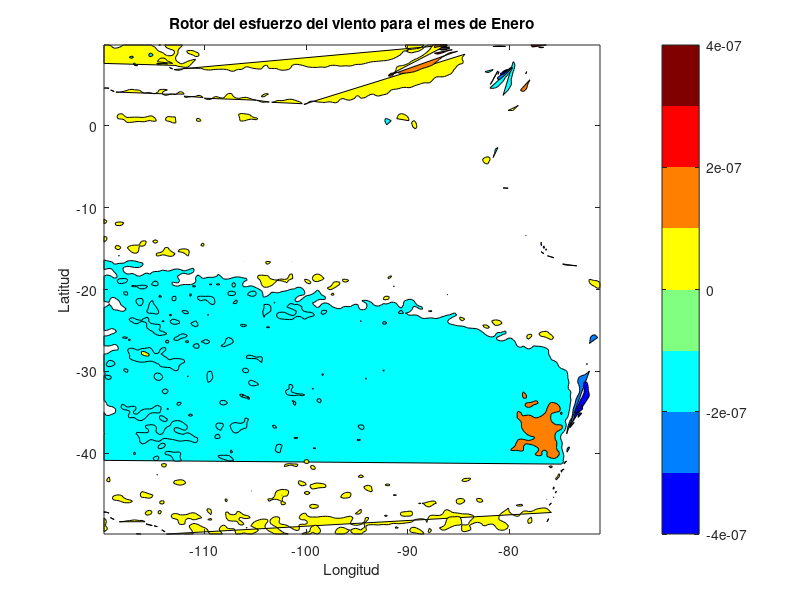

Write the MATLAB code that produced this figure. (Note: this script raises an error after producing the figure.)
%A partir de los datos de rotor del esfuerzo del viento (en el archivo 
%WSCurlPSO_12.mat) Estime las velocidades verticales w, asociadas al bombeo de 
%Ekman. Use una densidad típica de 1025 kg m-3
%y el valor correspondiente a cada latitud 
%para el parámetro de Coriolis.

%en el archivo tenemos latitudes, longitudes 

%y WSCurl es una matriz de longitudxlatitudxrotoresfuerzoviento
clc
clear all

load('WSCurlPSO_12');
%la pasamos al orden que corresponde 
WSCurl=WSCurl*(10^-7);


%%
%a) Grafique los campos originales del rotor para las distintas estaciones del año. Compare 
%sus resultados con los obtenidos por Bakun y Nelson (1991).

%saco las distintas estaciones, verano, invierno, otoño, primavera 

%pensando que el primer mes es enero


%saco el rotor solo para enero
roenero=WSCurl(:,:,1);

figure()
contourf(lon1, lat1, roenero', 'LineColor', 'k')
colormap(jet(8))
colorbar
title('Rotor del esfuerzo del viento para el mes de Enero')
xlabel('Longitud')
ylabel('Latitud')
caxis([-4*(10^-7) 4*(10^-7)])
axis tight



%verano: diciembre enero febero marzo
%otoño: marzo abril mayo junio 
%invierno: junio julio agosto septiemb re.
%primavera: septiembre octubre noviembre diciembre

%saco los rotores para verano 
rover=WSCurl(:,:,[12, 1, 2, 3]);
%saco la media 
mediarover=nanmean(rover,3);

%saco los rotores para otoño
root=WSCurl(:,:,[3, 4, 5, 6]);
%saco la media 
mediaroot=nanmean(root,3);

%saco los rotores para invierno 
roinv=WSCurl(:,:,[6, 7, 8, 9]);
%saco la media 
mediaroinv=nanmean(roinv,3);

%saco los rotores para primavera 
ropri=WSCurl(:,:,[9, 10, 11, 12]);
%saco la media 
mediaropri=nanmean(ropri,3);

%grafico con map

% figure()
% subplot(2,2,1)
% contourf(lon1, lat1, mediarover', 'LineColor', 'none')
% colormap('redbluecmap')
% colorbar
% title('Rotor del viento en Verano')
% xlabel('Longitud')
% ylabel('Latitud')
% caxis([-6*(10^-7) 6*(10^-7)])
% axis tight
% 
% subplot(2,2,2)
% contourf(lon1, lat1, mediaroot', 'LineColor', 'none')
% colormap('redbluecmap')
% colorbar
% title('Rotor del viento en Otoño')
% xlabel('Longitud')
% ylabel('Latitud')
% caxis([-6*(10^-7) 6*(10^-7)])
% axis tight
% 
% subplot(2,2,3)
% contourf(lon1, lat1, mediaroinv', 'LineColor', 'none')
% colormap('redbluecmap')
% colorbar
% title('Rotor del viento en Invierno')
% xlabel('Longitud')
% ylabel('Latitud')
% caxis([-2*(10^-7) 2*(10^-7)])
% axis tight
% 
% subplot(2,2,4)
% contourf(lon1, lat1, mediaropri', 'LineColor', 'none')
% colormap('redbluecmap')
% colorbar
% title('Rotor del viento en Primavera')
% xlabel('Longitud')
% ylabel('Latitud')
% caxis([-2*(10^-7) 2*(10^-7)])
% axis tight

  
%con pcolor se ve MUCHO mas lindo 

figure()
subplot(2,2,1)
pcolor(lon1, lat1, mediarover')
shading flat
colormap('jet')
colorbar
title('Rotor del viento en Verano')
xlabel('Longitud')
ylabel('Latitud')
caxis([-4*(10^-7) 4*(10^-7)])
axis tight

% Agregar la etiqueta de unidad al colorbar del subplot 1
c1 = colorbar;
ylabel(c1, '[Pa/m]');

subplot(2,2,2)
pcolor(lon1, lat1, mediaroot')
shading flat
colormap('jet')
colorbar
title('Rotor del viento en Otoño')
xlabel('Longitud')
ylabel('Latitud')
caxis([-4*(10^-7) 4*(10^-7)])
axis tight

% Agregar la etiqueta de unidad al colorbar del subplot 2
c2 = colorbar;
ylabel(c2, '[Pa/m]');

subplot(2,2,3)
pcolor(lon1, lat1, mediaroinv')
shading flat
colormap('jet')
colorbar
title('Rotor del viento en Invierno')
xlabel('Longitud')
ylabel('Latitud')
caxis([-4*(10^-7) 4*(10^-7)])
axis tight

% Agregar la etiqueta de unidad al colorbar del subplot 3
c3 = colorbar;
ylabel(c3, '[Pa/m]');

subplot(2,2,4)
pcolor(lon1, lat1, mediaropri')
shading flat
colormap('jet')
colorbar
title('Rotor del viento en Primavera')
xlabel('Longitud')
ylabel('Latitud')
caxis([-4*(10^-7) 4*(10^-7)])
axis tight

% Agregar la etiqueta de unidad al colorbar del subplot 4
c4 = colorbar;
ylabel(c4, '[Pa/m]');

%% 1.2 b
%Grafique el campo de wE en todo el dominio (excluya de sus cálculos de w la banda 
%ecuatorial entre -3°S 3°N). Destaque en la figura el contorno wE = 0 y analice sus
%resultados en términos de regiones de surgencia y sumergencia (hundimiento) e 
%%indique cómo afectan estos procesos la profundidad de la termoclina, haloclína y 
%picnoclina. Para su análisis use las secciones de temperatura, salinidad y densidad
%de WOCE en el Pacífico Sur P06, P18 y P19. Incluya algunas figuras de las 
%transectas en su análisis.


%% sacamos las velocidades verticales 
%ahora para lat, incluyendo la variacion del parametro de coriolis
rho=1025;
for j=1:240 %lat
for k=1:200 %lon
for i=1:12
    
w(k,j,i)=squeeze(WSCurl(k,j,i))/(rho*(2*7.29*(10^-5)*sind(lat1(j))));
%f(j)=(2*7.29*(10^-5)*sind(lat1(j)));
end
end
end

%sgy estan bien pq me da la mayoria negativa como deberia ser si tengo un
%rotor del viento positivo

%w es una matriz de 3x3 donde tengo las velocidades verticales en una
%grilla de 200x240x12 donde 200 es lon 240 lat 12 meses, es decir una
%velocidad mensual



%para eso voy a promediar mis velocidades verticales 
%asi obtengo una grilla de velocidad 
prow=nanmean(w, 3); %promedio anual de las velocidades verticales

%se elimina la banda 3°N y 3°S con operadores logicos 
a1=lat1<3 & lat1>-3;
prow(:,a1)=NaN; %para todas las lon, las lat que esten en 3 y -3 las llene de NaN 

%mas feo
% figure()
% contourf(lon1, lat1, prow', 'LineColor', 'none')
% hold on
% contour(lon1,lat1,prow',[0 0],'LineColor', 'k','linewidth',2)
% colormap(jet(8))
% colorbar
% caxis([])
% title('Promedio Anual de Velocidades Verticales')
% xlabel('Longitud')
% ylabel('Latitud')
% axis tight

%mas lindo
figure()
pcolor(lon1, lat1, prow')
shading flat
hold on
contour(lon1,lat1,prow',[0 0],'LineColor', 'k','linewidth',2)
colormap('jet')
title('Promedio Anual de Velocidades Verticales')
xlabel('Longitud')
ylabel('Latitud')
axis tight
colorbar
%caxis([-1e-5 1e-5])
caxis([-0.5e-5 0.5e-5])
%le pongo titulo al colorbar
c5 = colorbar;
ylabel(c5, 'm/s');


%% 2 Cálculo de la función de corriente de Sverdrup
%% a) 
%Calcule la componente meridional del transporte de Sverdrup (V ) en todo el dominio 
%usando los datos promedios de todo el periodo y la relación

%usando un valor promedio de beta
%ese valor promedio lo saque de dinamica de fluidos geof
% beta= 2*exp-11
clc;clear all
load('WSCurlPSO_12');
%la pasamos al orden que corresponde 
WSCurl=WSCurl*(10^-7);
beta=2*10^(-11); %m^-1s^-1
rho=1025;

%usamos ademas un rotor promedio 
mediarotor=nanmean(WSCurl,3);

%formula sacada de la tarea 
V = mediarotor/(rho*beta);

%asi ta mas feo

% figure()
% contourf(lon1, lat1, V', 'LineColor', 'k')
% colormap(jet(8)) % Utilizar la paleta de colores "jet" con 8 colores
% colorbar
% title('componente meridional del transporte de Sverdrup, REVISAR')
% xlabel('Longitud')
% ylabel('Latitud')
% axis tight

figure()
pcolor(lon1, lat1, V')
shading flat
colormap('jet')
colorbar
title('Transporte de Svedrup Meridional')
xlabel('Longitud')
ylabel('Latitud')
caxis([-15 15])
axis tight
c5 = colorbar;
ylabel(c5, 'm^2/s');

%% b 

% Integre numéricamente V(x,y0) con respecto a x en una latitud fija (y0) para obtener el 
% transporte meridional integrado en una sección zonal entre la costa de Sudamérica y una 
% posición (longitud) x. 

% 𝑉𝐼𝑛𝑡(𝑥, 𝑦0) = ∫ 𝑉(𝑥, 𝑦𝑜)𝑑𝑥 𝑥
% 𝑥𝑐𝑜𝑠𝑡𝑎 ,

% Realice sus cálculos para 𝑦𝑜 correspondiente a 20°S, 30°S y 40°S. Para las integraciones
% utilice la función de Matlab “cumtrapz.m” (en lugar de “cumsum.m”) (¿Por qué es 
% mejor cumtrapz.m?). 
% Grafique las curvas de la integral en función de x, compare y comente los resultados 
% obtenidos a distintas latitudes. 


%Si tengo que integrar con respecto a x quiere decir que tengo que integrar
%en longitud, 200 longitudes es decir x 


%lon1 va de -119 a -70 y yo para integrar tengo que hacerlo desde afuera de
%la costa, es decir tengo que dar ''vuelta'' mi vector columna para que
%vaya de -70 a -119

%OJO ES V lo que tienes que dar vuelta 
%como las ultimas filas corresponden a la costa y yo quiero integrar desde
%la costa hacia afuera de la costa, tengo que dar vuelta mi vector V 
clc;clear all
load('WSCurlPSO_12');
%la pasamos al orden que corresponde 
WSCurl=WSCurl;
beta=2*10^(-11); %m^-1s^-1
rho=1025; 
mediarotor=nanmean(WSCurl,3)*(10^-7);
V = mediarotor/(rho*beta);


VV=flipud(V);
%busco posiciones con NaN
indices_nan = isnan(VV);
% Reemplazar los elementos NaN por 0
VV(indices_nan) = 0;
lon2=flip(lon1);%aunque iwal damos vuelta nuestro vector lon
%parece que no es necesario darlo vuelta

%e integramos nuestra matriz VV pero como los NaN estarán arriba hacemos un
%pequeño arreglo 

%llenamos lo NaN con ceros, para asi no tener problemas al momento de
%integrar
d=diff(lon1);
distancia1=haversine(20.125,70.875,20.125+d(1,1),70.875+d(1,1));%20
distancia2=haversine(30.125,72.625,30.125+d(1,1),72.625+d(1,1));%30
distancia3=haversine(40.125,74.625,40.125+d(1,1),74.625+d(1,1));%30
y20=cumtrapz(lon1,VV(:,120))*distancia1; %120 pq en 120 esta la latitud 20, esto lo vi de mi matriz lat1
y30=cumtrapz(lon1,VV(:,80))*distancia2; %80 pq en la posicion 80 esta la latitud 30
y40=cumtrapz(lon1,VV(:,40))*distancia3;


%ahora que ya integre, mis valores 0 los vuelvo a NaN 
y20(y20==0)=NaN;
y30(y30==0)=NaN;
y40(y40==0)=NaN;

figure()
plot(lon2,y20/1e6,'m','linewidth',2) %lo divido en 1e6 para dejarlo en svedrup pq un svedrup es 1e6 m^3/s
hold on 
plot(lon2,y30/1e6,'c','linewidth',2)
plot(lon2,y40/1e6,'k','linewidth',2)
xlabel('longitud')
ylabel('Svedrup')
axis tight 
grid on 
legend('lat 20','lat 30','lat 40')



%% funcion corriente 
% Calcule la función de corriente 𝜓(𝑥, 𝑦) del transporte de Sverdrup. 
% Para una latitud y0 la función de corriente está dada por
% 𝜓(𝑥, 𝑦0) = ∫𝐤∙𝛁×𝛕/𝜌𝛽 𝑑𝑥′ + 𝜓(𝑥𝑐𝑜𝑠𝑡𝑎, 𝑦0)
% donde 𝜓(xcosta, y0) = 0, y x corresponde a las diferentes longitudes (en distancia).
% Grafique la función de corriente usando contornos

clc;clear all
load('WSCurlPSO_12');
%la pasamos al orden que corresponde 
WSCurl=WSCurl*(10^-7);
beta=2*10^(-11); %m^-1s^-1
rho=1025; 
mediarotor=nanmean(WSCurl,3);

V = mediarotor/(rho*beta);

VV=flipud(V);
lon2=flip(lon1);


% pasamos el vector de longitud en grados a distancia en metros


% Radio de la Tierra en metros
R = 6371e3; % Aproximadamente 6,371 kilómetros o 6,371,000 metros

% Convertir longitud en distancia en metros
lon1_rad = deg2rad(lon1);
distancia = R * lon1_rad;



%para poder integrar,los valores NaN los pasamos a cero
%busco posiciones con NaN
indices_nan = isnan(VV);
% Reemplazar los elementos NaN por 0
VV(indices_nan) = 0;

%integramos
psi = cumtrapz(distancia, VV);
%ahora que integramos vuelvo a colocar los valores NaN para asi en el
%grafico poder observar el continente 
psi(indices_nan)=NaN;
pssi=flipud(psi);


figure()
contourf(lon2, lat1, psi'/1e6, 'LineColor', 'k')
hold on
contour(lon1,lat1,pssi',[0 0],'LineColor', 'k','linewidth',4)
colormap(jet(8)) % Utilizar la paleta de colores "jet" con 8 colores
colorbar
title('Función Corriente')
xlabel('Longitud')
ylabel('Latitud')
axis tight

%este si q si
figure()
contourf(lon2, lat1, psi'/1e6, 'LineColor', 'k')
hold on
contour(lon1,lat1,pssi',[0 0],'LineColor', 'k','linewidth',4)
colormap(jet(8)) % Utilizar la paleta de colores "jet" con 8 colores
colorbar
title('Función Corriente')
xlabel('Longitud')
ylabel('Latitud')
axis tight

% Obtener las coordenadas de los contornos y sus valores
[C, h] = contour(lon2, lat1, psi'/1e6, 'LineColor', 'k');
clabel(C, h, 'Color', 'k', 'FontSize', 10, 'FontWeight', 'bold');

% Mostrar los valores de los contornos en el gráfico





figure()
pcolor(lon2, lat1, psi'/1e6)
shading flat
colormap('jet')
colorbar
title('Función corriente')
xlabel('Longitud')
ylabel('Latitud')
axis tight











